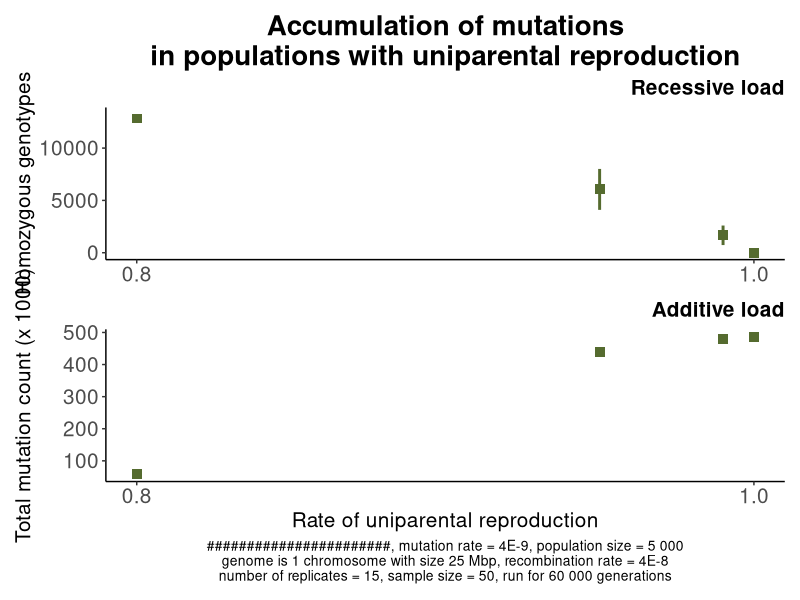

This figure's R source:
library(ggplot2)
library(patchwork)
library(dplyr)

replicate_number=15

Cloning_recessive_load_all <- read.csv("Data_cloning_recessive_load_60000.csv")
Cloning_additive_load_all <- read.csv("Data_cloning_additive_load_60000.csv")
Cloning_fixed_mutations_all <- read.csv("Data_cloning_fixed_mutations_60000.csv")



filename_rec_cloning <- Cloning_recessive_load_all
filename_add_cloning <- Cloning_additive_load_all 
filename_fix_cloning <- Cloning_fixed_mutations_all


Cloning_rec_max <- filename_rec_cloning$Expected_recessive_load+1.96*filename_rec_cloning$SD_recessive_load/sqrt(replicate_number)
Cloning_rec_min <- filename_rec_cloning$Expected_recessive_load-1.96*filename_rec_cloning$SD_recessive_load/sqrt(replicate_number)

Cloning_add_max <- filename_add_cloning$Expected_additive_load+1.96*filename_add_cloning$SD_additive_load/sqrt(replicate_number)
Cloning_add_min <- filename_add_cloning$Expected_additive_load-1.96*filename_add_cloning$SD_additive_load/sqrt(replicate_number)


Plot_recessive <- ggplot()+
 	geom_point(data=filename_rec_cloning, aes(x=Uniparenting_rate, y=Expected_recessive_load), color="darkolivegreen", size=3, shape=15)+
	geom_linerange(data=filename_rec_cloning, 
			aes(x=Uniparenting_rate, 
			    ymax=Cloning_rec_max, 
			    ymin=Cloning_rec_min), color="darkolivegreen", size=1)+
	
	labs(y="Homozygous genotypes",
	     x="Rate of uniparental reproduction",
	     title="Accumulation of mutations\nin populations with uniparental reproduction",
	     subtitle="Recessive load")+
	 theme(panel.grid.major=element_blank(),
    	      panel.grid.minor=element_blank(),
    	      panel.background=element_blank(),
    	      axis.line = element_line(color="black"),
    	      
    	      plot.title=element_text(size=20, hjust=0.5, face="bold"),
	      plot.subtitle=element_text(size=15, hjust=1, face="bold"),
	      axis.title.y=element_text(size=15),
	      axis.title.x=element_blank(),
	      
	      axis.text.x=element_text(size=15),
	      axis.text.y=element_text(size=15),
	      
	      legend.position="none")+
	scale_colour_manual(values = colours)+
	scale_x_continuous(breaks=seq(0, 1, 0.2))
		   
Plot_additive <- ggplot()+
	
	geom_point(data=filename_add_cloning, aes(x=Uniparenting_rate, y=Expected_additive_load/1000),  colour="darkolivegreen", size=3, shape=15)+
	geom_linerange(data=filename_add_cloning, 
			aes(x=Uniparenting_rate, 
			    ymax=Cloning_add_max/1000, 
			    ymin=Cloning_add_min/1000), color="darkolivegreen", size=1)+
	
	labs(subtitle="Additive load",
	     x="Rate of uniparental reproduction",
	     y="Total mutation count (x 1000)",
	     caption=paste("#######################, mutation rate = 4E-9, population size = 5 000\ngenome is 1 chromosome with size 25 Mbp, recombination rate = 4E-8\nnumber of replicates = ", replicate_number,", sample size = 50, run for 60 000 generations", sep=""),
	     colour="Reproduction: ")+
	theme(panel.grid.major=element_blank(),
    	      panel.grid.minor=element_blank(),
    	      panel.background=element_blank(),
    	      axis.line = element_line(color="black"),
    	      
	      plot.caption=element_text(size=10, hjust=0.5),
	      plot.subtitle=element_text(size=15, hjust=1, face="bold"), 
	      axis.title.y=element_text(size=15),
	      axis.title.x=element_text(size=15),
	      
	      axis.text.x=element_text(size=15),
	      axis.text.y=element_text(size=15))+

	scale_x_continuous(breaks=seq(0, 1, 0.2))

Plot <- Plot_recessive/Plot_additive

plot_name <- paste("Figure_Mutation_accumulation_cloning_nonconstant_sh_60000.png",sep="")
ggsave(filename=plot_name,
	plot=Plot,
	dpi=600)
	
